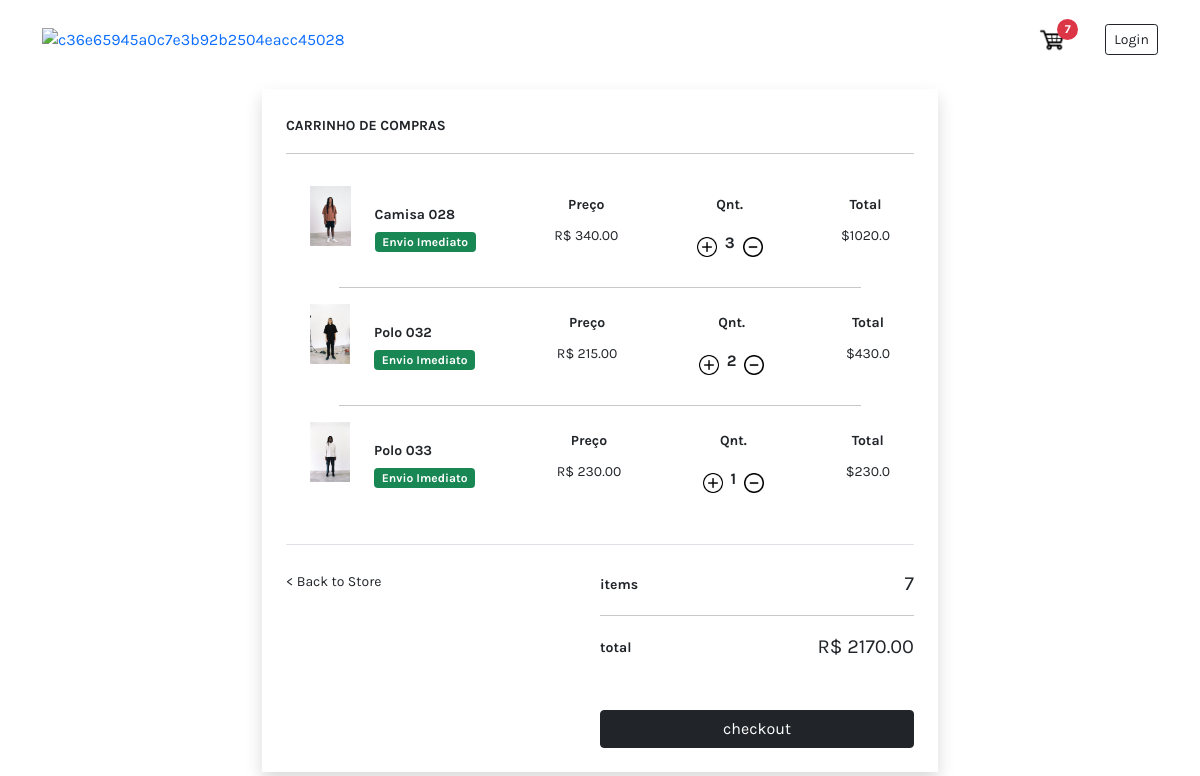
Page /cart (signed in) on the earlier database version.
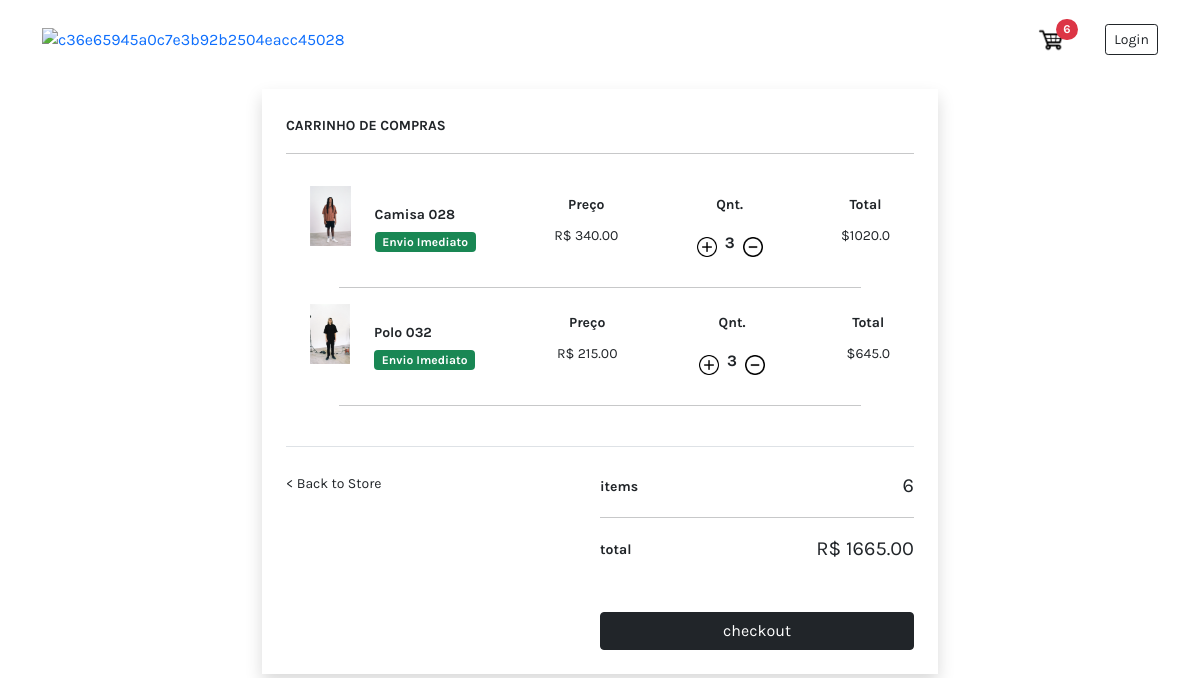
Same page on the later database version.
### store/models.py (models this page shows, shortened)
class OrderItem(models.Model):
    product = models.ForeignKey(Product, on_delete=models.SET_NULL, null=True)
    order = models.ForeignKey(Order, on_delete=models.SET_NULL, null=True)
    quantity = models.IntegerField(default=0, null=True, blank=True)
    created_at = models.DateTimeField(auto_now_add=True)
    @property
    def get_total(self):
        total = self.product.price * self.quantity
        return total

class Product(models.Model):
    product_code = models.CharField(max_length=5, unique=True)
    name = models.CharField(max_length=30, null=False)
    price = models.FloatField()
    image = models.ImageField(null=True, blank=True)
    description = models.TextField(null=True, blank=True, max_length=200)
    @property
    def imageURL(self):
        try:
            url = self.image.url
        except:
            url = ''
        return url

class Order(models.Model):
    customer = models.ForeignKey(Customer, on_delete=models.SET_NULL, blank=True, null=True)
    created_at = models.DateField(auto_now_add=True)
    complete = models.BooleanField(default=False)
    transaction_id = models.CharField(max_length=10, null=True)
    @property
    def get_cart_total(self):
        orderitems = self.orderitem_set.all()
        total = sum([item.get_total for item in orderitems])
        return total
    @property
    def get_cart_items(self):
        orderitems = self.orderitem_set.all()
        total = sum([item.quantity for item in orderitems])
        return total

### store/views.py (the view)
# urls.py: path('cart', views.cart, name='cart'),
def cart(request):
    if request.user.is_authenticated:
        customer = request.user.customer
        order, created = Order.objects.get_or_create(customer=customer, complete=False)
        items = order.orderitem_set.all()
        cartItems = order.get_cart_items
    else:
        items = []
        order = {'get_cart_total':0, 'get_cart_items':0}
        cartItems = order['get_cart_items']
    context = {
        'items': items,
        'order': order,
        'cartItems': cartItems
    }
    return render(request, 'store/cart.html', context)

### store/templates/store/cart.html
{% extends 'store/main.html' %}
{% load static %}
{% block content %}
<div class="container mt-4" style="min-width: 420px; max-width: 700px;">
  <div class="mx-auto px-4 py-4 shadow">
    <small class="fw-bold">CARRINHO DE COMPRAS</small>
    <hr>
    <div class="px-4" style="max-height: 350px; overflow: auto;">
    {% for item in items %}
      <div class="d-flex w-100 my-3 justify-content-between">
        <div class="d-flex">
          <img src="{{ item.product.imageURL }}" alt="" style="height: 60px;">
          <div class="ms-4 align-items-center my-auto">
            <small class="d-block fw-bold mb-1">{{item.product.name}}</small>
            <span class="badge bg-success">Envio Imediato</span>
          </div>
        </div>
        <div class="text-center">
          <small class="d-block my-2 fw-bold">Preço</small>
          <small>R$ {{item.product.price|floatformat:2}}</small>
        </div>
        <div class="text-center">
          <small class="d-block my-2 fw-bold">Qnt.</small>
          <div class="d-flex my-auto">
            <img data-product="{{item.product.id}}" data-action="add" style="height: 20px; cursor:pointer;" class="my-auto chg-quantity update-cart"
              src="{% static  'images/plus.png' %}">
            <p class="pt-2 mx-2 fw-bold">{{item.quantity}}</p>
            <img data-product="{{item.product.id}}" data-action="remove" style="height: 20px; cursor:pointer;"
              class="my-auto chg-quantity update-cart" src="{% static  'images/minus.png' %}">
          </div>
        </div>
        <div class="text-center">
          <small class="d-block my-2 fw-bold">Total</small>
          <small>${{item.get_total}}</small>
        </div>
      </div>
      <hr class="mx-auto" style="width: 90%;">
    {% endfor %}
    </div>
    <div class="d-flex w-100 border-top mt-4 pt-4">
      <a class="w-100 text-reset" href="{% url 'store' %}">
        <small>< Back to Store</small>
      </a>
      <div class="w-100">
        <div class="d-flex w-100 justify-content-between">
          <small class="fw-bold my-auto">items</small>
          <small class="fs-5">{{order.get_cart_items}}</small>
        </div>
        <hr>
        <div class="d-flex justify-content-between">
          <small class="fw-bold my-auto">total</small>
          <small class="fs-5">R$ {{order.get_cart_total|floatformat:2}}</small>
        </div>
        <a href="{% url 'checkout' %}">
          <button class="btn btn-dark w-100 mt-5">checkout</button>
        </a>
      </div>
    </div>
  </div>
</div>
{% endblock content %}

Differences in the rows shown:
removed OrderItem: product.imageURL (picture), product.name "Polo 033", product.price "230.00", quantity "1", get_total "230.0"
changed OrderItem "Polo 032": quantity "2" → "3"; get_total "430.0" → "645.0"
changed through a linked row, Order: get_cart_items "7" → "6"; get_cart_total "2170.00" → "1665.00"
Other differences:
{{ cartItems }}: "7" → "6"
